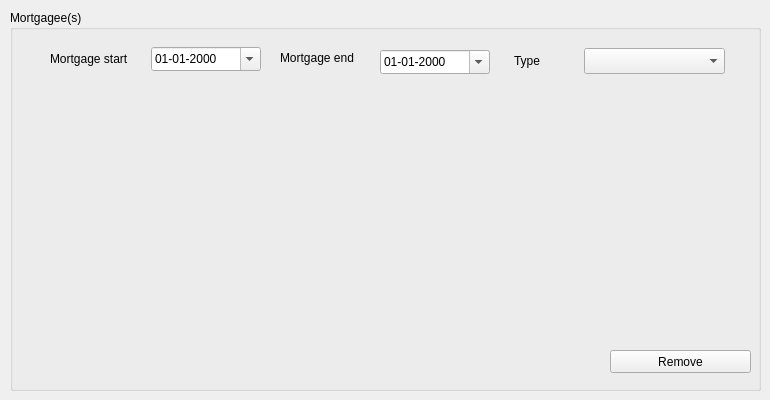
   <widget class="QWidget" name="mortgage_tab">
    <attribute name="title">
     <string>Mortgagee</string>
    </attribute>
    <widget class="QGroupBox" name="mortgage_group_box">
     <property name="geometry">
      <rect>
       <x>10</x>
       <y>10</y>
       <width>751</width>
       <height>381</height>
      </rect>
     </property>
     <property name="title">
      <string>Mortgagee(s)</string>
     </property>
     <widget class="QPushButton" name="mortgagee_remove_button">
      <property name="geometry">
       <rect>
        <x>600</x>
        <y>340</y>
        <width>141</width>
        <height>23</height>
       </rect>
      </property>
      <property name="text">
       <string>Remove</string>
      </property>
     </widget>
     <widget class="QDateEdit" name="mortgage_start_date_edit">
      <property name="geometry">
       <rect>
        <x>141</x>
        <y>37</y>
        <width>110</width>
        <height>24</height>
       </rect>
      </property>
      <property name="displayFormat">
       <string>dd-MM-yyyy</string>
      </property>
      <property name="calendarPopup">
       <bool>true</bool>
      </property>
     </widget>
     <widget class="QDateEdit" name="mortgage_end_date_edit">
      <property name="geometry">
       <rect>
        <x>370</x>
        <y>40</y>
        <width>110</width>
        <height>24</height>
       </rect>
      </property>
      <property name="displayFormat">
       <string>dd-MM-yyyy</string>
      </property>
      <property name="calendarPopup">
       <bool>true</bool>
      </property>
     </widget>
     <widget class="QLabel" name="label_40">
      <property name="geometry">
       <rect>
        <x>40</x>
        <y>41</y>
        <width>101</width>
        <height>16</height>
       </rect>
      </property>
      <property name="text">
       <string>Mortgage start</string>
      </property>
     </widget>
     <widget class="QLabel" name="label_41">
      <property name="geometry">
       <rect>
        <x>270</x>
        <y>40</y>
        <width>101</width>
        <height>16</height>
       </rect>
      </property>
      <property name="text">
       <string>Mortgage end</string>
      </property>
     </widget>
     <widget class="QComboBox" name="mortgage_type_cbox">
      <property name="geometry">
       <rect>
        <x>574</x>
        <y>38</y>
        <width>141</width>
        <height>26</height>
       </rect>
      </property>
     </widget>
     <widget class="QLabel" name="label_42">
      <property name="geometry">
       <rect>
        <x>504</x>
        <y>43</y>
        <width>61</width>
        <height>16</height>
       </rect>
      </property>
      <property name="text">
       <string>Type</string>
      </property>
     </widget>
    </widget>
   </widget>
